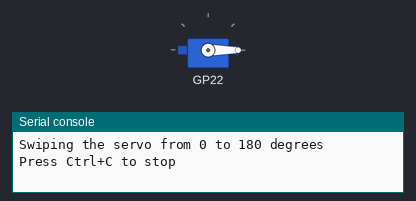
Simulated run of this program. Board: Raspberry Pi Pico running MicroPython. On the bench: servo, the last lines printed to the serial console. Servo angles are drawn from the pulse width (0.5 ms = 0°, 2.5 ms = 180°).

Above: at 0.15 s.
At 2.3 s:
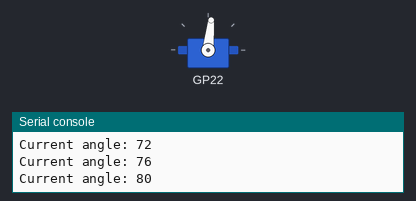
At 4.45 s:
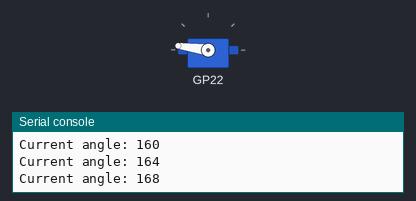
At 8.8 s:
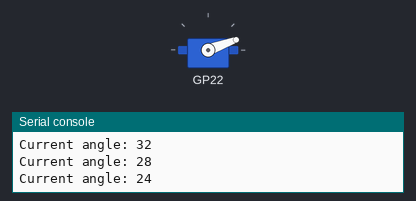
Timing chart, 0 to 12.1 s (numbered marks = the images above):
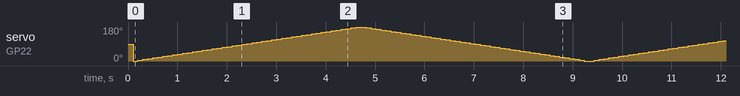

The program:

main.py
```python
from lib.servo_motor_sensor import ServoMotorSensor

# Initialize the servo on GPIO pin 15
servo = ServoMotorSensor(22)

print("Swiping the servo from 0 to 180 degrees")
print("Press Ctrl+C to stop")
for current_angle in servo.sweep_infinite(0, 180):
    print(f"Current angle: {current_angle}")
```

servo_motor_sensor.py
```python
from machine import Pin, PWM
import utime


class ServoMotorSensor:
    def __init__(self, pin_number, initial_angle=90, frequency=50, min_duty=1640, max_duty=8190, current_angle=90):
        self.servo = PWM(Pin(pin_number))
        self.servo.freq(frequency)  # 50Hz frequency for SG90
        self._min_duty = min_duty  # Duty cycle for 0 degrees (0.5ms pulse)
        self._max_duty = max_duty  # Duty cycle for 180 degrees (2.5ms pulse)
        self.current_angle = current_angle
        self.set_angle(initial_angle)  # Initialize at 90 degrees

    def set_to_min(self):
        self.set_angle(0)

    def set_to_max(self):
        self.set_angle(180)

    def set_to_mid(self):
        self.set_angle(90)

    def set_angle(self, angle):
        """
        Set the servo to a specific angle (0-180 degrees)
        """
        if angle < 0:
            angle = 0
        elif angle > 180:
            angle = 180

        duty = int(self._min_duty + (self._max_duty - self._min_duty) * angle / 180)
        self.servo.duty_u16(duty)
        self.current_angle = angle
        utime.sleep_ms(100)  # Allow time for the servo to move

    def get_angle(self):
        """
        Get the current angle of the servo
        """
        return self.current_angle

    def sweep_infinite(self, start_angle, end_angle, step=4, delay_ms=0):
        """
        Generator function to continuously sweep the servo from start_angle to end_angle
        """
        while True:
            for angle in range(start_angle, end_angle + 1, step):
                self.set_angle(angle)
                if delay_ms > 0:
                    utime.sleep_ms(delay_ms)
                yield angle

            for angle in range(end_angle, start_angle - 1, -step):
                self.set_angle(angle)
                if delay_ms > 0:
                    utime.sleep_ms(delay_ms)
                yield angle

    def sweep_one_shot(self, start_angle, end_angle, step=4, delay_ms=0):
        """
        Sweep the servo from start_angle to end_angle
        """
        if start_angle < end_angle:
            range_func = range(start_angle, end_angle + 1, step)
        else:
            range_func = range(start_angle, end_angle - 1, -step)

        for angle in range_func:
            self.set_angle(angle)
            if delay_ms > 0:
                utime.sleep_ms(delay_ms)

    def detach(self):
        """
        Stop sending PWM signals to the servo
        """
        self.servo.deinit()
```
